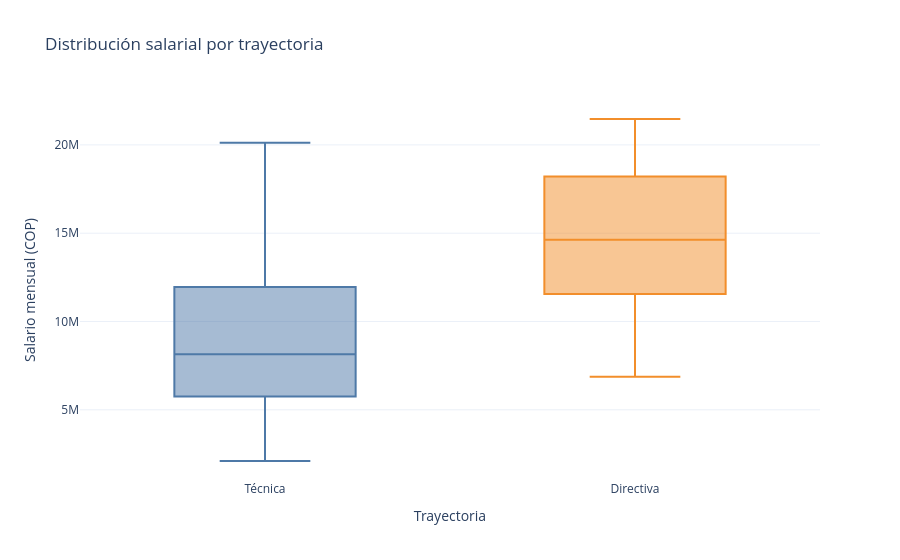

Notebook source saved alongside this figure:
### Code cell
# Se comparan las distribuciones salariales de las trayectorias técnica y directiva.

fig = px.box(
    salaries,
    x="trayectoria",
    y="salario_mensual_cop",
    color="trayectoria",
    points=False,
    labels={
        "trayectoria": "Trayectoria",
        "salario_mensual_cop": "Salario mensual (COP)",
    },
    title="Distribución salarial por trayectoria",
    color_discrete_map={"Técnica": "#4e79a7", "Directiva": "#f28e2b"},
)
fig.update_layout(template="plotly_white", showlegend=False)
fig.show()

### Figure 1 — Plotly figure (JSON) as saved in the notebook; plotly's stock layout.template omitted (floating-point values rounded to 4 significant figures; data arrays with more than 128 entries replaced by an {"elided": "..."} marker saying what was removed)
{"data": [{"alignmentgroup": "True", "boxpoints": false, "hovertemplate": "Trayectoria=%{x}<br>Salario mensual (COP)=%{y}<extra></extra>", "legendgroup": "Técnica", "marker": {"color": "#4e79a7"}, "name": "Técnica", "notched": false, "offsetgroup": "Técnica", "orientation": "v", "showlegend": true, "type": "box", "x": {"elided": "795 str values"}, "x0": " ", "xaxis": "x", "y": {"elided": "795 int values"}, "y0": " ", "yaxis": "y"}, {"alignmentgroup": "True", "boxpoints": false, "hovertemplate": "Trayectoria=%{x}<br>Salario mensual (COP)=%{y}<extra></extra>", "legendgroup": "Directiva", "marker": {"color": "#f28e2b"}, "name": "Directiva", "notched": false, "offsetgroup": "Directiva", "orientation": "v", "showlegend": true, "type": "box", "x": {"elided": "205 str values"}, "x0": " ", "xaxis": "x", "y": {"elided": "205 int values"}, "y0": " ", "yaxis": "y"}], "layout": {"boxmode": "overlay", "legend": {"title": {"text": "Trayectoria"}, "tracegroupgap": 0}, "showlegend": false, "title": {"text": "Distribución salarial por trayectoria"}, "xaxis": {"anchor": "y", "categoryarray": ["Técnica", "Directiva"], "categoryorder": "array", "domain": [0, 1], "title": {"text": "Trayectoria"}}, "yaxis": {"anchor": "x", "domain": [0, 1], "title": {"text": "Salario mensual (COP)"}}}}
